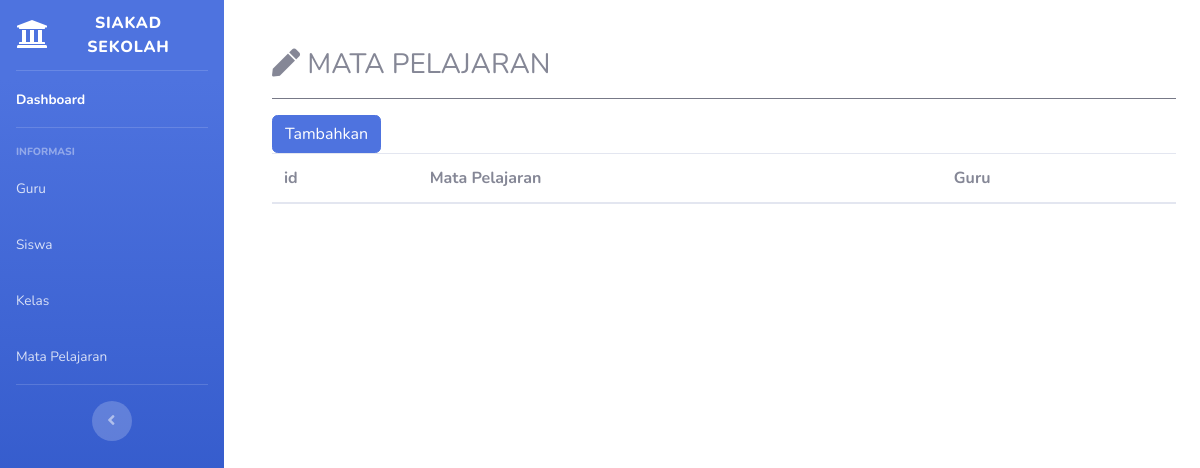
/index.php/course, run on an earlier commit of the app's database.
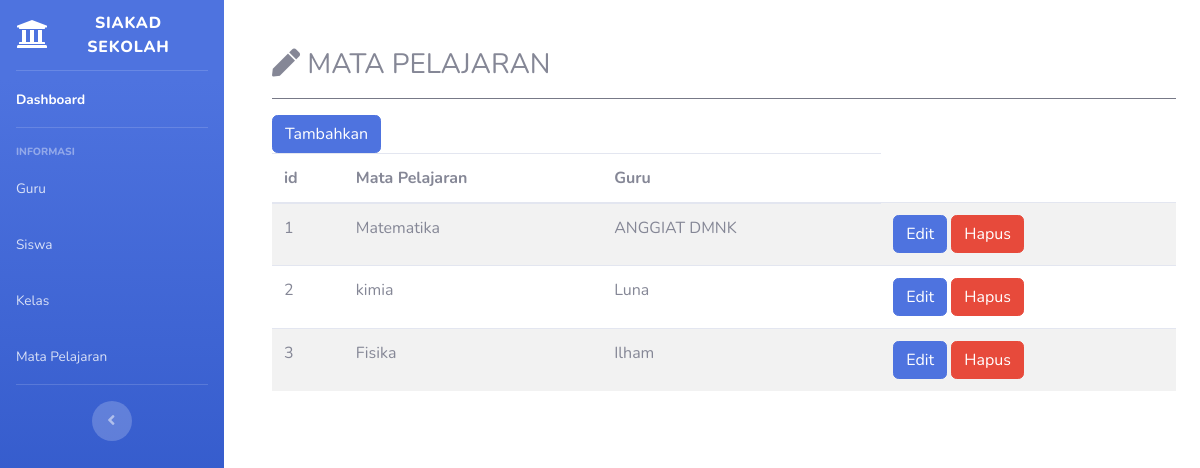
And on a later commit of the database.
### tables this page shows
CREATE TABLE `tb_mapel` (
  `id_mapel` int(11) NOT NULL,
  `nama_pelajaran` varchar(100) DEFAULT NULL,
  `id_guru` int(11) DEFAULT NULL
);

CREATE TABLE `tb_guru` (
  `id_guru` int(11) NOT NULL,
  `nip` varchar(22) DEFAULT NULL,
  `foto` varchar(255) DEFAULT NULL,
  `nama` varchar(100) DEFAULT NULL,
  `jenis_kelamin` enum('Laki','Perempuan') DEFAULT NULL,
  `alamat` varchar(255) DEFAULT NULL,
  `no_hp` varchar(15) DEFAULT NULL
);

### application/controllers/Course.php (called while the page is built, shortened)
<?php
class Course extends CI_Controller
{
	public function __construct()
	{
		$this->load->model('Model_course');
	}
	public function index()
	{
		$this->load->model('Model_course');
		$data['tb_course'] = $this->Model_course->get_course();
		$this->load->view('templates_menu/header');
		$this->load->view('templates_menu/sidebar');
		$this->load->view('menu/course', $data);
		$this->load->view('templates_menu/footer');
	}
}

### index.php (called while the page is built, shortened)
<?php
require_once BASEPATH.'core/CodeIgniter.php';

### application/models/Model_course.php (called while the page is built, shortened)
<?php
class Model_course extends CI_Model
{
    public function get_course()
    {
        $this->db->select('tb_mapel.id_mapel, tb_mapel.nama_pelajaran, tb_guru.nama');
        $this->db->from('tb_mapel');
        $this->db->join('tb_guru', 'tb_mapel.id_guru = tb_guru.id_guru');
        return $this->db->get()->result_array();
    }
}

### application/views/menu/course.php (the view)
<div class="col-sm-10 col-md-10 col-lg-10 p-5 pt-2">
  <h3><i class="fas fa-pen"></i> MATA PELAJARAN </h3>
  <hr class="bg-secondary">
  <table class="table table-striped">
    <a href="<?php echo base_url('course/add') ?>" class="btn btn-primary">Tambahkan</a>
    <thead>
      <tr>
        <th scope="col">id</th>
        <th scope="col">Mata Pelajaran</th>
        <th scope="col">Guru</th>
      </tr>
    </thead>
    <tbody>
      <?php foreach ($tb_course as $tse) : ?>
        <tr>
          <td><?= $tse['id_mapel']; ?></td>
          <td><?= $tse['nama_pelajaran']; ?></td>
          <td><?= $tse['nama']; ?></td>
          <td>
            <a href="<?php echo base_url('course/edit/') ?><?= $tse['id_mapel']; ?>" class="btn btn-primary">Edit</a>
            <a href="<?= base_url('course/delete_course/') ?><?= $tse['id_mapel']; ?>" class="btn btn-danger">Hapus</a>
          </td>
        </tr>
      <?php endforeach ?>
    </tbody>
  </table>
</div>

### application/views/templates_menu/header.php (shortened to what this page needs)
<!DOCTYPE html>
<html lang="en">
<head>
    <link href="<?php echo base_url()?>assets/vendor/fontawesome-free/css/all.min.css" rel="stylesheet" type="text/css">
    <link href="<?php echo base_url()?>assets/css/sb-admin-2.min.css" rel="stylesheet">
</head>

### application/views/templates_menu/sidebar.php
<body id="page-top">
    <div id="wrapper">
        <ul class="navbar-nav bg-gradient-primary sidebar sidebar-dark accordion" id="accordionSidebar">
            <a class="sidebar-brand d-flex align-items-center justify-content-center" href="<?php echo base_url() ?>home">
                <div class="sidebar-brand-icon">
                    <i class="fas fa-university"></i>
                </div>
                <div class="sidebar-brand-text mx-3">SIAKAD Sekolah</div>
            </a>
            <hr class="sidebar-divider my-0">
            <li class="nav-item active">
                <a class="nav-link" href="<?php echo base_url() ?>home">
                    <span>Dashboard</span></a>
            </li>
            <hr class="sidebar-divider">
            <div class="sidebar-heading">
                Informasi
            </div>
            <li class="nav-item">
                <a class="nav-link" href="<?php echo base_url() ?>teacher">
                    <span>Guru</span></a>
            </li>
            <li class="nav-item">
                <a class="nav-link" href="<?php echo base_url() ?>student">
                    <span>Siswa</span></a>
            </li>
            <li class="nav-item">
                <a class="nav-link" href="<?php echo base_url() ?>classroom">
                    <span>Kelas</span></a>
            </li>
            <li class="nav-item">
                <a class="nav-link" href="<?php echo base_url() ?>course">
                    <span>Mata Pelajaran</span></a>
            </li>
            <hr class="sidebar-divider d-none d-md-block">
            <div class="text-center d-none d-md-inline">
                <button class="rounded-circle border-0" id="sidebarToggle"></button>
            </div>
        </ul>

### application/views/templates_menu/footer.php (shortened to what this page needs)
</body>
</html>

What changed in the data, as far as the page shows it:
added tb_mapel: id_mapel "1", nama_pelajaran "Matematika", id_guru.nama "ANGGIAT DMNK"
added tb_mapel: id_mapel "2", nama_pelajaran "kimia", id_guru.nama "Luna"
added tb_mapel: id_mapel "3", nama_pelajaran "Fisika", id_guru.nama "Ilham"
